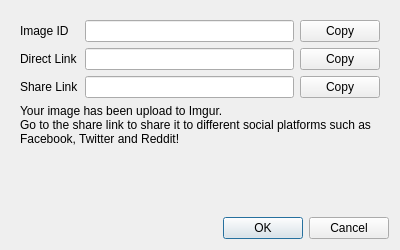
<?xml version="1.0" encoding="UTF-8"?>
<ui version="4.0">
 <class>ExportDialog</class>
 <widget class="QDialog" name="ExportDialog">
  <property name="geometry">
   <rect>
    <x>0</x>
    <y>0</y>
    <width>400</width>
    <height>250</height>
   </rect>
  </property>
  <property name="windowTitle">
   <string>Imgur Export</string>
  </property>
  <layout class="QVBoxLayout" name="verticalLayout">
   <item>
    <widget class="QWidget" name="widget" native="true">
     <layout class="QGridLayout" name="gridLayout">
      <item row="1" column="2">
       <widget class="QPushButton" name="linkButton">
        <property name="text">
         <string>Copy</string>
        </property>
       </widget>
      </item>
      <item row="1" column="0">
       <widget class="QLabel" name="linkLabel">
        <property name="text">
         <string>Direct Link</string>
        </property>
       </widget>
      </item>
      <item row="0" column="0">
       <widget class="QLabel" name="idLabel">
        <property name="text">
         <string>Image ID</string>
        </property>
       </widget>
      </item>
      <item row="2" column="0">
       <widget class="QLabel" name="shareLabel">
        <property name="text">
         <string>Share Link</string>
        </property>
       </widget>
      </item>
      <item row="4" column="0">
       <spacer name="verticalSpacer">
        <property name="orientation">
         <enum>Qt::Vertical</enum>
        </property>
        <property name="sizeHint" stdset="0">
         <size>
          <width>20</width>
          <height>40</height>
         </size>
        </property>
       </spacer>
      </item>
      <item row="2" column="1">
       <widget class="QLineEdit" name="shareEdit"/>
      </item>
      <item row="1" column="1">
       <widget class="QLineEdit" name="linkEdit"/>
      </item>
      <item row="0" column="1">
       <widget class="QLineEdit" name="idEdit"/>
      </item>
      <item row="2" column="2">
       <widget class="QPushButton" name="shareButton">
        <property name="text">
         <string>Copy</string>
        </property>
       </widget>
      </item>
      <item row="0" column="2">
       <widget class="QPushButton" name="idButton">
        <property name="text">
         <string>Copy</string>
        </property>
       </widget>
      </item>
      <item row="3" column="0" colspan="3">
       <widget class="QLabel" name="label">
        <property name="text">
         <string>Your image has been upload to Imgur.
Go to the share link to share it to different social platforms such as Facebook, Twitter and Reddit!</string>
        </property>
        <property name="wordWrap">
         <bool>true</bool>
        </property>
       </widget>
      </item>
     </layout>
    </widget>
   </item>
   <item>
    <widget class="QDialogButtonBox" name="buttonBox">
     <property name="orientation">
      <enum>Qt::Horizontal</enum>
     </property>
     <property name="standardButtons">
      <set>QDialogButtonBox::Cancel|QDialogButtonBox::Ok</set>
     </property>
    </widget>
   </item>
  </layout>
 </widget>
 <resources/>
 <connections>
  <connection>
   <sender>buttonBox</sender>
   <signal>accepted()</signal>
   <receiver>ExportDialog</receiver>
   <slot>accept()</slot>
   <hints>
    <hint type="sourcelabel">
     <x>248</x>
     <y>254</y>
    </hint>
    <hint type="destinationlabel">
     <x>157</x>
     <y>274</y>
    </hint>
   </hints>
  </connection>
  <connection>
   <sender>buttonBox</sender>
   <signal>rejected()</signal>
   <receiver>ExportDialog</receiver>
   <slot>reject()</slot>
   <hints>
    <hint type="sourcelabel">
     <x>316</x>
     <y>260</y>
    </hint>
    <hint type="destinationlabel">
     <x>286</x>
     <y>274</y>
    </hint>
   </hints>
  </connection>
 </connections>
</ui>
